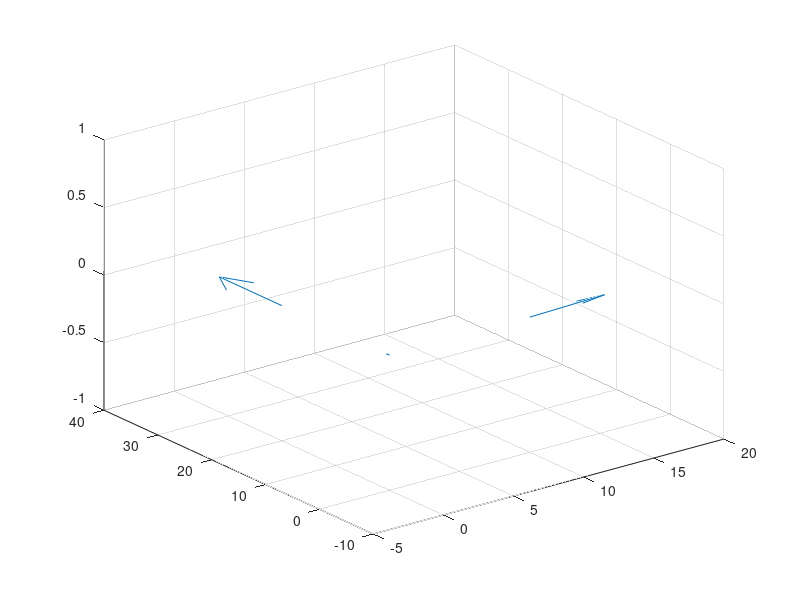

MATLAB code for this plot:
% Ignore file not currently used

% p1 = [0 0 0];
% p2 = [0 0 -1];
% 
% figure
% hold on
% X = [p1(1) p2(1)];
% Y = [p1(2) p2(2)];
% Z = [p1(3) p2(3)];
% 
% plot3(X, Y, Z)
% 
% 
% T = [50 10 0];
% 
% p1 = p1 + T;
% p2 = p2 + T;
% 
% X = [p1(1) p2(1)];
% Y = [p1(2) p2(2)];
% Z = [p1(3) p2(3)];
% 
% plot3(X, Y, Z)
% 
% 
% hold off

% a = [2 3 5];
% b = [1 1 0];
% c = a+b;
% 
% starts = zeros(3,3);
% ends = [a;b;c];
% 
% quiver3(starts(:,1), starts(:,2), starts(:,3), ends(:,1), ends(:,2), ends(:,3))
% axis equal

cam_s = [0 0 0];
cam_e = [0 1 0];

T = [10 0 0];
cam1_s = cam_s + T;
cam1_e = cam_e + T;

T = [0 20 0];
cam2_s = cam_s + T;
cam2_e = cam_e + T;

starts = [cam_s; cam1_s; cam2_s];
ends =   [cam_e; cam1_e; cam2_e];

quiver3(starts(:,1), starts(:,2), starts(:,3), ends(:,1), ends(:,2), ends(:,3))
%axis equal

